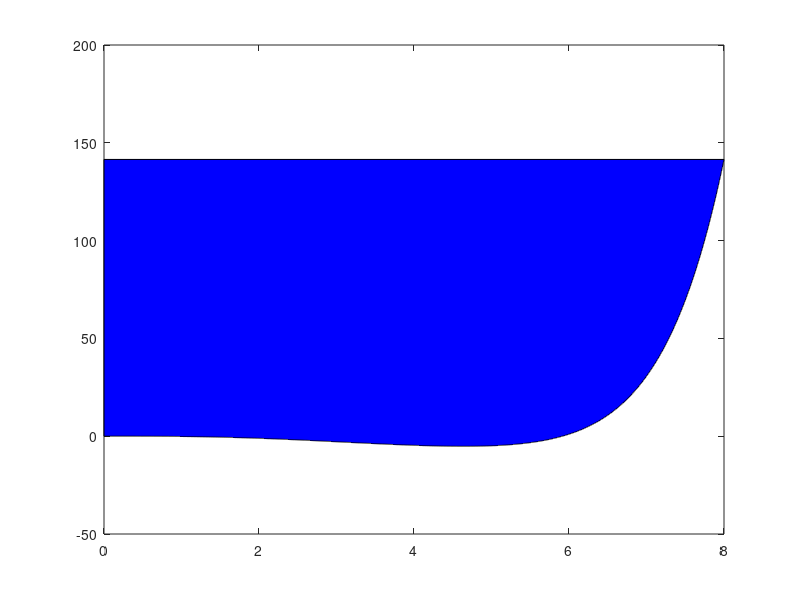

MATLAB code to generate this figure:
clf

h = 0.001;
x = 0:h:8;
y = -1./6.*x.^3 + 1./120.*x.^5 - 1./5040.*x.^7 + 1./ 362880.*x.^9;
fun = @(x) y(8001) - (-1./6.*x.^3 + 1./120.*x.^5 - 1./5040.*x.^7 + 1./ 362880.*x.^9);
c = y(8001)*ones(1,length(x));
H = c-y;
format long

disp("左矩形")
z1 = sum(H(1:length(x)-1))*h

disp("右矩形")
z2 = sum(H(2:length(x)))*h

disp("梯形")
z3 = trapz(x,H)

disp("自适应辛普森")
z4 = integral(fun,0,8)

fill([x, 0], [y, y(8001)], "b")
